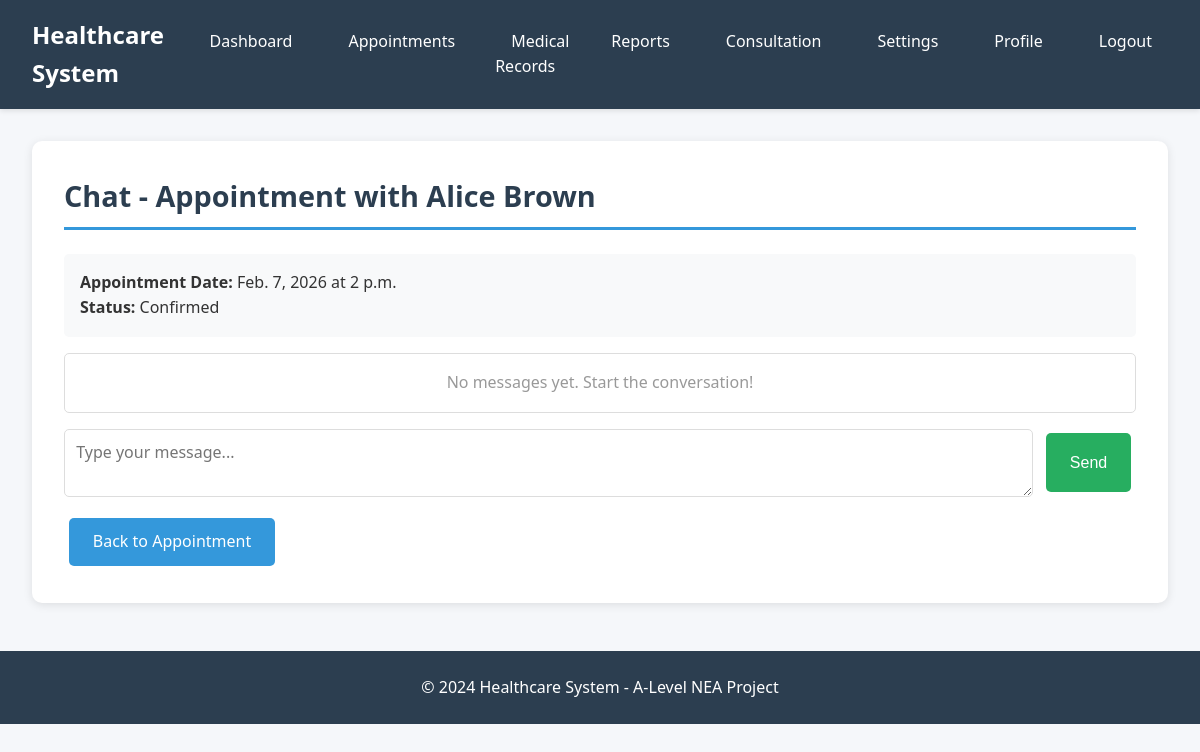
The page /consultation/chat/2/ (signed in) on the database its author committed.
### appointments/models.py (models this page shows, shortened)
class Appointment(models.Model):
    STATUS_CHOICES = [
        ('scheduled', 'Scheduled'),
        ('confirmed', 'Confirmed'),
        ('completed', 'Completed'),
        ('cancelled', 'Cancelled'),
        ('rescheduled', 'Rescheduled'),
    ]
    patient = models.ForeignKey(PatientProfile, on_delete=models.CASCADE, related_name='appointments')
    doctor = models.ForeignKey(DoctorProfile, on_delete=models.CASCADE, related_name='appointments')
    appointment_date = models.DateField()
    appointment_time = models.TimeField()
    status = models.CharField(max_length=20, choices=STATUS_CHOICES, default='scheduled')
    reason = models.TextField()
    notes = models.TextField(blank=True)
    created_at = models.DateTimeField(auto_now_add=True)
    updated_at = models.DateTimeField(auto_now=True)
    class Meta:
        ordering = ['-appointment_date', '-appointment_time']
        unique_together = ['doctor', 'appointment_date', 'appointment_time']

### accounts/models.py (models this page shows, shortened)
class PatientProfile(models.Model):
    user_profile = models.OneToOneField(UserProfile, on_delete=models.CASCADE, related_name='patient_info')
    blood_group = models.CharField(max_length=5, blank=True)
    emergency_contact = models.CharField(max_length=15, blank=True)
    emergency_contact_name = models.CharField(max_length=100, blank=True)
    allergies = models.TextField(blank=True)
    chronic_conditions = models.TextField(blank=True)

class UserProfile(models.Model):
    USER_TYPE_CHOICES = [
        ('doctor', 'Doctor'),
        ('patient', 'Patient'),
    ]
    user = models.OneToOneField(User, on_delete=models.CASCADE, related_name='profile')
    user_type = models.CharField(max_length=10, choices=USER_TYPE_CHOICES)
    phone_number = models.CharField(max_length=15, blank=True)
    date_of_birth = models.DateField(null=True, blank=True)
    address = models.TextField(blank=True)
    profile_picture = models.ImageField(upload_to='profile_pics/', blank=True, null=True)
    created_at = models.DateTimeField(auto_now_add=True)
    updated_at = models.DateTimeField(auto_now=True)
    email_notifications = models.BooleanField(default=True)
    sms_notifications = models.BooleanField(default=False)

### consultation/views.py (the view, shortened to what this page needs)
# urls.py: path('chat/<int:appointment_id>/', views.chat_interface, name='chat'),
@login_required
def chat_interface(request, appointment_id):
    appointment = get_object_or_404(Appointment, pk=appointment_id)
    user_profile = UserProfile.objects.get(user=request.user)
    if user_profile.user_type == 'doctor':
        doctor_profile = DoctorProfile.objects.get(user_profile=user_profile)
        if appointment.doctor != doctor_profile:
            messages.error(request, 'You do not have permission to access this chat.')
            return redirect('dashboard:home')
    else:
        patient_profile = PatientProfile.objects.get(user_profile=user_profile)
        if appointment.patient != patient_profile:
            messages.error(request, 'You do not have permission to access this chat.')
            return redirect('dashboard:home')
    messages_list = ChatMessage.objects.filter(appointment=appointment)
    ChatMessage.objects.filter(appointment=appointment).exclude(sender=request.user).update(is_read=True)
    context = {
        'appointment': appointment,
        'messages_list': messages_list,
        'user_profile': user_profile,
    }
    return render(request, 'consultation/chat.html', context)

### templates/consultation/chat.html (shortened to what this page needs)
{% extends 'base.html' %}
{% block content %}
<div class="card">
    <h2 class="card-header">Chat - Appointment with {% if user_profile.user_type == 'doctor' %}{{ appointment.patient.user_profile.user.get_full_name }}{% else %}Dr. {{ appointment.doctor.user_profile.user.get_full_name }}{% endif %}</h2>
    <div style="background-color: #f8f9fa; padding: 1rem; border-radius: 5px; margin-bottom: 1rem;">
        <p><strong>Appointment Date:</strong> {{ appointment.appointment_date }} at {{ appointment.appointment_time }}</p>
        <p><strong>Status:</strong> {{ appointment.status|title }}</p>
    </div>
    <div style="border: 1px solid #ddd; border-radius: 5px; padding: 1rem; max-height: 400px; overflow-y: auto; margin-bottom: 1rem; background-color: white;">
        {% if messages_list %}
            {% for message in messages_list %}
            <div style="margin-bottom: 1rem; {% if message.sender == user %}text-align: right;{% endif %}">
                <div style="display: inline-block; padding: 0.7rem; border-radius: 10px; max-width: 70%; {% if message.sender == user %}background-color: #3498db; color: white;{% else %}background-color: #ecf0f1;{% endif %}">
                    <p style="margin: 0;"><strong>{{ message.sender.get_full_name }}</strong></p>
                    <p style="margin: 0.3rem 0;">{{ message.message }}</p>
                    <small style="opacity: 0.8;">{{ message.timestamp|date:"H:i" }}</small>
                </div>
            </div>
            {% endfor %}
        {% else %}
            <p style="text-align: center; color: #999;">No messages yet. Start the conversation!</p>
        {% endif %}
    </div>
    <form method="post">
        <div class="form-group" style="margin-bottom: 0;">
            <div style="display: flex; gap: 0.5rem;">
                <textarea id="message" name="message" rows="2" placeholder="Type your message..." style="flex: 1;" required></textarea>
                <button type="submit" class="btn btn-success">Send</button>
            </div>
        </div>
    </form>
    <div style="margin-top: 1rem;">
        <a href="{% url 'appointments:appointment_detail' appointment.id %}" class="btn">Back to Appointment</a>
    </div>
</div>
{% endblock %}

### templates/base.html (style rules this page uses)
* { margin: 0; padding: 0; box-sizing: border-box; }
body { font-family: 'Segoe UI', Tahoma, Geneva, Verdana, sans-serif; background-color: #f5f7fa; color: #333; line-height: 1.6; }
.card { background: white; border-radius: 10px; padding: 2rem; margin-bottom: 2rem; box-shadow: 0 2px 10px rgba(0,0,0,0.1); }
.card-header { font-size: 1.8rem; margin-bottom: 1.5rem; color: #2c3e50; border-bottom: 3px solid #3498db; padding-bottom: 0.5rem; }
.btn { display: inline-block; padding: 0.7rem 1.5rem; background-color: #3498db; color: white; text-decoration: none; border-radius: 5px; border: none; cursor: pointer; font-size: 1rem; transition: background-color 0.3s; margin: 0.3rem; }
.btn-success { background-color: #27ae60; }
.form-group { margin-bottom: 1.5rem; }
.form-group input, .form-group select, .form-group textarea { width: 100%; padding: 0.7rem; border: 1px solid #ddd; border-radius: 5px; font-size: 1rem; font-family: inherit; }

### rows shown on the page
Appointment: patient.user_profile.user.get_full_name "Alice Brown", appointment_date "Feb. 7, 2026", appointment_time "2 p.m.", status "Confirmed"
